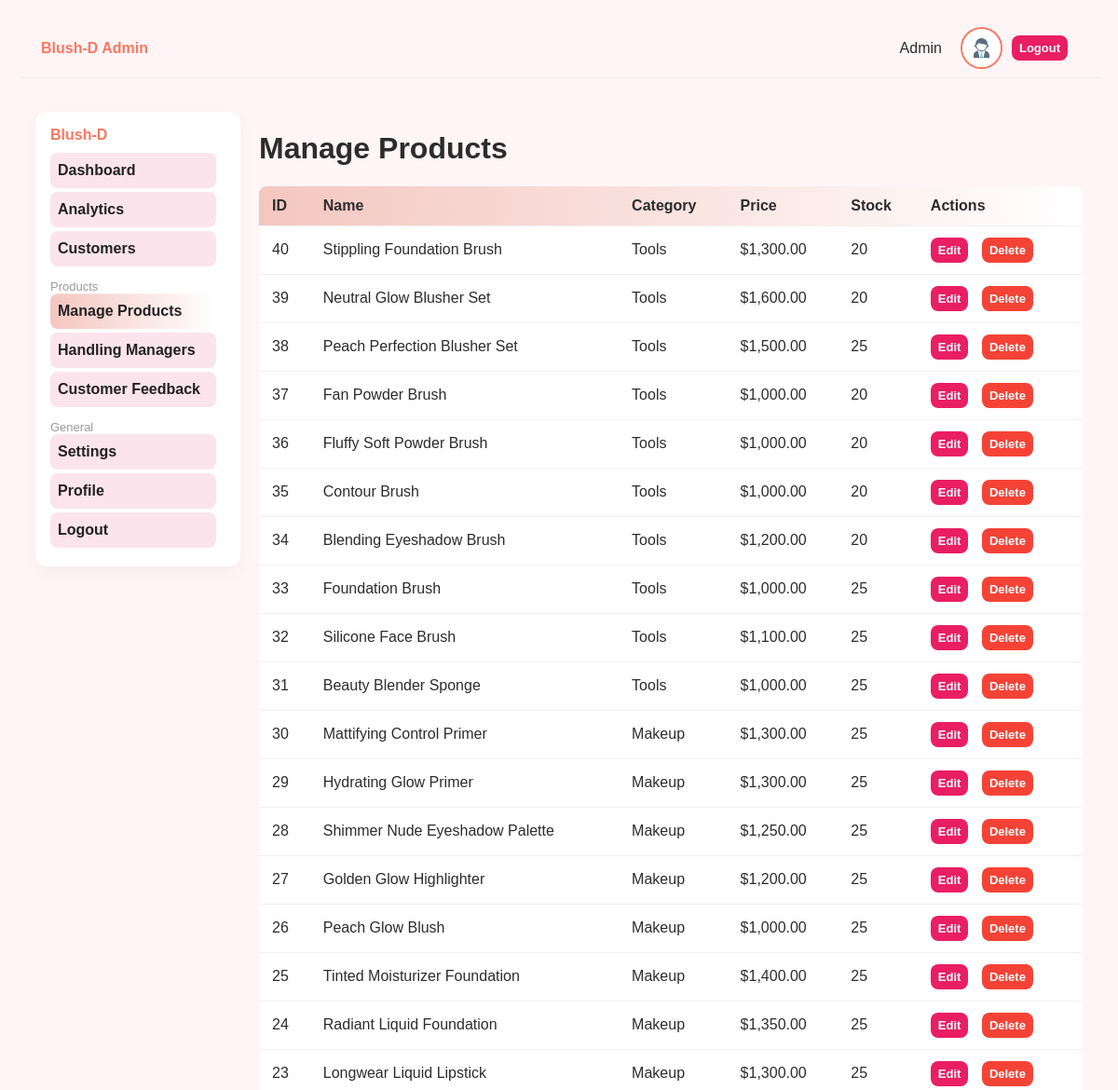
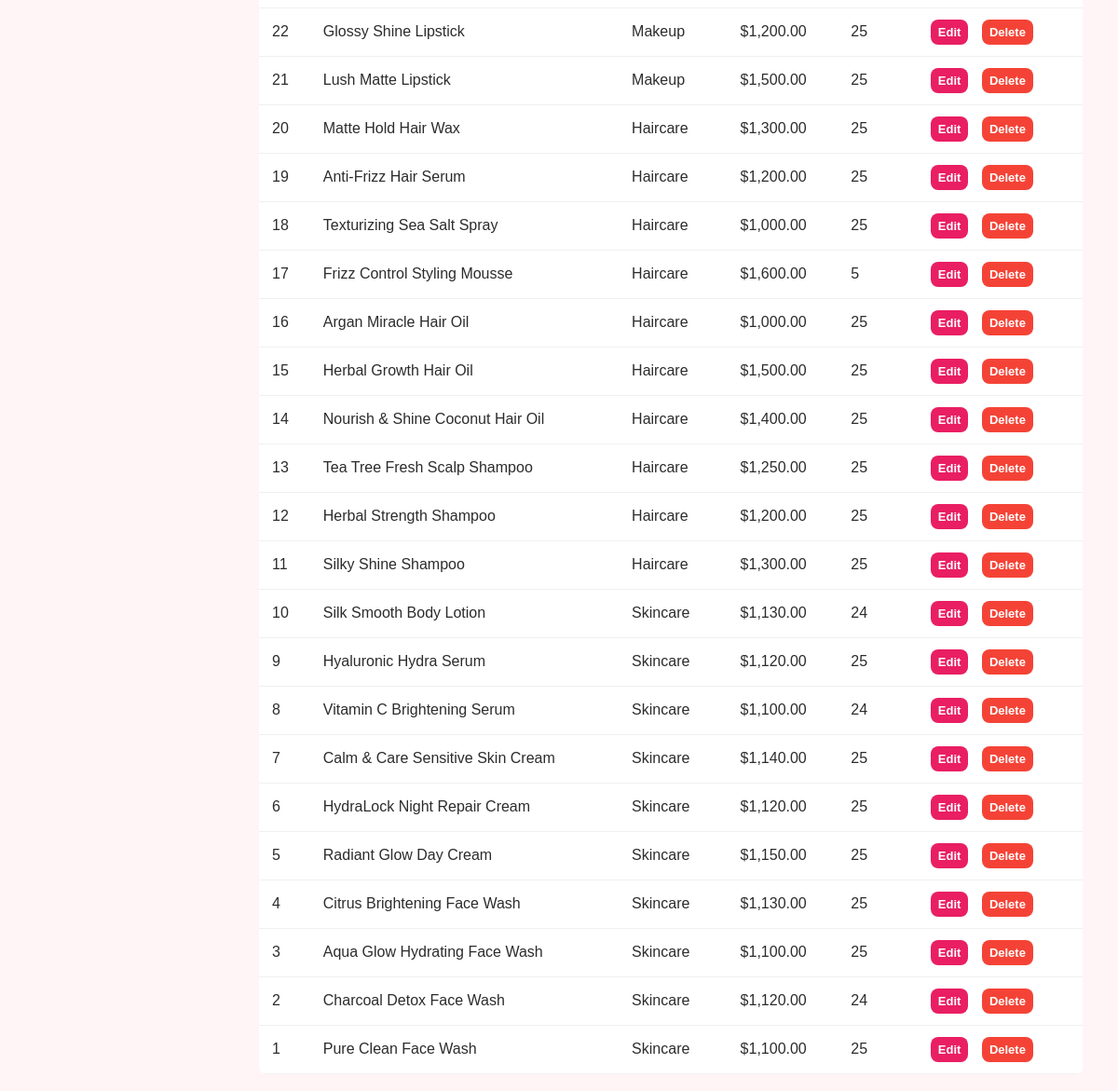
The page /pages/admin/pages/products.php (signed in) on the database its author committed (2 pictures, top to bottom).
### tables this page shows
CREATE TABLE `product` (
  `product_id` int NOT NULL AUTO_INCREMENT,
  `product_name` varchar(100) DEFAULT NULL,
  `description` text,
  `price` decimal(10,2) NOT NULL,
  `stock` int NOT NULL,
  `category_id` int DEFAULT NULL,
  `image_id` int DEFAULT NULL,
  `ingredients` text,
  `mini_description` varchar(225) DEFAULT NULL,
  `img_src` varchar(255) DEFAULT NULL,
  PRIMARY KEY (`product_id`),
  KEY `category_id` (`category_id`),
  CONSTRAINT `product_ibfk_1` FOREIGN KEY (`category_id`) REFERENCES `category` (`category_id`) ON DELETE SET NULL
);

CREATE TABLE `category` (
  `category_id` int NOT NULL AUTO_INCREMENT,
  `name` varchar(255) NOT NULL,
  PRIMARY KEY (`category_id`)
);

### pages/admin/pages/products.php (the view, shortened to what this page needs)
<?php
require_once __DIR__ . '/../../../server/config/db.php';
$products = $conn->query("SELECT p.*, c.name AS category_name FROM product p LEFT JOIN category c ON p.category_id=c.category_id ORDER BY p.product_id DESC");
?>
<!doctype html>
<html>
<head>
  <link rel="stylesheet" href="../assets/css/style.css?v=<?php echo time(); ?>">
</head>
<body>
<?php include __DIR__ . '/../includes/header.php'; ?>
<div class="container">
  <?php include __DIR__ . '/../includes/sidebar.php'; ?>
  <main class="content">
    <h1>Manage Products</h1>
    <table class="data">
      <thead><tr>
        <th>ID</th><th>Name</th><th>Category</th><th>Price</th><th>Stock</th><th>Actions</th>
      </tr></thead>
      <tbody>
        <?php while($p = $products->fetch_assoc()): ?>
        <tr>
          <td><?=$p['product_id']?></td>
          <td><?=htmlspecialchars($p['product_name'])?></td>
          <td><?=htmlspecialchars($p['category_name'])?></td>
          <td>$<?=number_format($p['price'],2)?></td>
          <td><?=$p['stock']?></td>
          <td>
            <a class="btn small" href="edit_product.php?id=<?=$p['product_id']?>">Edit</a>
            <a class="btn small danger" href="delete_product.php?id=<?=$p['product_id']?>" onclick="return confirmDelete()">Delete</a>
          </td>
        </tr>
        <?php endwhile; ?>
      </tbody>
    </table>
  </main>
</div>
</body>
</html>

### pages/admin/assets/css/style.css (style rules this page uses)
:root { --bg:#f5f3f6; --panel:#ffffff; --muted:#9a9a9a; --blush:#ff7660; --blush-2:#ffb7ad; --accent:#f4c6c0; --text:#222; --success:#2db27e; --danger:#e04b4b; }
* { box-sizing:border-box }
html,body { height:100%; margin:0; font-family:Inter, Arial, sans-serif; background:var(--bg); color:var(--text); }
.btn { background:var(--blush); color:#fff; padding:8px 12px; border-radius:8px; border:none; cursor:pointer; }
.btn.small { padding:6px 8px; font-size:13px; }
.btn.danger { background:var(--danger); }
.container { display:flex; align-items:flex-start; gap:20px; padding:18px; max-width:1300px; margin:18px auto; }
.content { flex:1; min-height:600px; }
table.data { width:100%; border-collapse:collapse; background:var(--panel); border-radius:8px; overflow:hidden }
table.data th, table.data td { padding:12px 14px; text-align:left; border-bottom:1px solid #f0f0f0; }
table.data thead { background:linear-gradient(90deg,var(--accent),#fff) }
.btn { background: #E91E63; color: #fff; padding: 8px 16px; border: none; border-radius: 8px; cursor: pointer; }
.btn.danger { background: #F44336; }
body { font-family: Arial, sans-serif; background-color: #FFF5F7; color: #2C2C2C; padding: 20px; }
button, a { display: inline-block; padding: 10px 20px; border-radius: 8px; text-decoration: none; margin-right: 10px; font-weight: bold; cursor: pointer; }
a { background-color: #FCE4EC; color: #2C2C2C; }

### rows shown on the page
product: product_id "40", product_name "Stippling Foundation Brush", category.name "Tools", price "1,300.00", stock "20"
product: product_id "39", product_name "Neutral Glow Blusher Set", category.name "Tools", price "1,600.00", stock "20"
product: product_id "38", product_name "Peach Perfection Blusher Set", category.name "Tools", price "1,500.00", stock "25"
product: product_id "37", product_name "Fan Powder Brush", category.name "Tools", price "1,000.00", stock "20"
product: product_id "36", product_name "Fluffy Soft Powder Brush", category.name "Tools", price "1,000.00", stock "20"
product: product_id "35", product_name "Contour Brush", category.name "Tools", price "1,000.00", stock "20"
product: product_id "34", product_name "Blending Eyeshadow Brush", category.name "Tools", price "1,200.00", stock "20"
product: product_id "33", product_name "Foundation Brush", category.name "Tools", price "1,000.00", stock "25"
product: product_id "32", product_name "Silicone Face Brush", category.name "Tools", price "1,100.00", stock "25"
product: product_id "31", product_name "Beauty Blender Sponge", category.name "Tools", price "1,000.00", stock "25"
product: product_id "30", product_name "Mattifying Control Primer", category.name "Makeup", price "1,300.00", stock "25"
product: product_id "29", product_name "Hydrating Glow Primer", category.name "Makeup", price "1,300.00", stock "25"
product: product_id "28", product_name "Shimmer Nude Eyeshadow Palette", category.name "Makeup", price "1,250.00", stock "25"
product: product_id "27", product_name "Golden Glow Highlighter", category.name "Makeup", price "1,200.00", stock "25"
product: product_id "26", product_name "Peach Glow Blush", category.name "Makeup", price "1,000.00", stock "25"
product: product_id "25", product_name "Tinted Moisturizer Foundation", category.name "Makeup", price "1,400.00", stock "25"
product: product_id "24", product_name "Radiant Liquid Foundation", category.name "Makeup", price "1,350.00", stock "25"
product: product_id "23", product_name "Longwear Liquid Lipstick", category.name "Makeup", price "1,300.00", stock "25"
product: product_id "22", product_name "Glossy Shine Lipstick", category.name "Makeup", price "1,200.00", stock "25"
product: product_id "21", product_name "Lush Matte Lipstick", category.name "Makeup", price "1,500.00", stock "25"
product: product_id "20", product_name "Matte Hold Hair Wax", category.name "Haircare", price "1,300.00", stock "25"
product: product_id "19", product_name "Anti-Frizz Hair Serum", category.name "Haircare", price "1,200.00", stock "25"
product: product_id "18", product_name "Texturizing Sea Salt Spray", category.name "Haircare", price "1,000.00", stock "25"
product: product_id "17", product_name "Frizz Control Styling Mousse", category.name "Haircare", price "1,600.00", stock "5"
product: product_id "16", product_name "Argan Miracle Hair Oil", category.name "Haircare", price "1,000.00", stock "25"
product: product_id "15", product_name "Herbal Growth Hair Oil", category.name "Haircare", price "1,500.00", stock "25"
product: product_id "14", product_name "Nourish & Shine Coconut Hair Oil", category.name "Haircare", price "1,400.00", stock "25"
product: product_id "13", product_name "Tea Tree Fresh Scalp Shampoo", category.name "Haircare", price "1,250.00", stock "25"
product: product_id "12", product_name "Herbal Strength Shampoo", category.name "Haircare", price "1,200.00", stock "25"
product: product_id "11", product_name "Silky Shine Shampoo", category.name "Haircare", price "1,300.00", stock "25"
product: product_id "10", product_name "Silk Smooth Body Lotion", category.name "Skincare", price "1,130.00", stock "24"
product: product_id "9", product_name "Hyaluronic Hydra Serum", category.name "Skincare", price "1,120.00", stock "25"
product: product_id "8", product_name "Vitamin C Brightening Serum", category.name "Skincare", price "1,100.00", stock "24"
product: product_id "7", product_name "Calm & Care Sensitive Skin Cream", category.name "Skincare", price "1,140.00", stock "25"
product: product_id "6", product_name "HydraLock Night Repair Cream", category.name "Skincare", price "1,120.00", stock "25"
product: product_id "5", product_name "Radiant Glow Day Cream", category.name "Skincare", price "1,150.00", stock "25"
product: product_id "4", product_name "Citrus Brightening Face Wash", category.name "Skincare", price "1,130.00", stock "25"
product: product_id "3", product_name "Aqua Glow Hydrating Face Wash", category.name "Skincare", price "1,100.00", stock "25"
product: product_id "2", product_name "Charcoal Detox Face Wash", category.name "Skincare", price "1,120.00", stock "24"
product: product_id "1", product_name "Pure Clean Face Wash", category.name "Skincare", price "1,100.00", stock "25"

### other values the page prints
$adminName "Admin"
